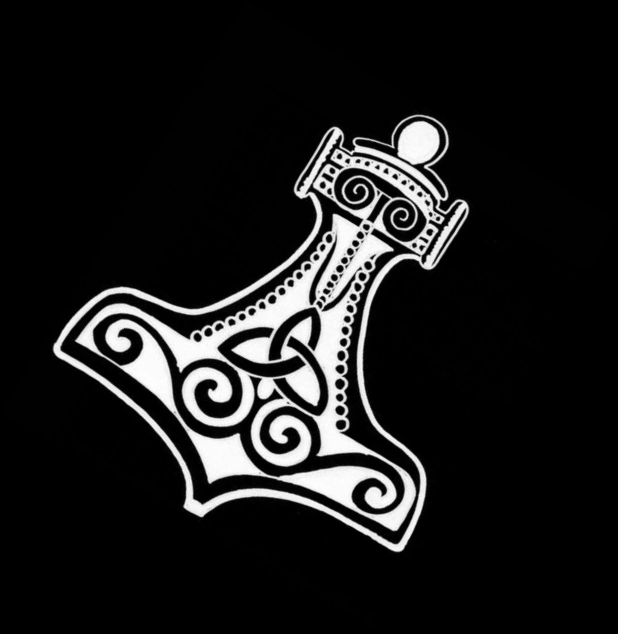
#> input picture samples/hammer.jpg, 1236 x 1268 px (shown at 1/2 size)
$ python convex-hammer-contour.py
#> lines starting #> are read from the running program, lines starting #| are printed output that depends on the picture; after the words box and inside, x2 and y2 are one past the last pixel; in counts of white or black regions, pixels touching at a corner belong together
### scripts/ch3/helpers.py
import os
from pathlib import Path
import sys

def buildPath (fileName):
    fullPath = Path(os.getcwd(), __file__)
    rootFolderPath = fullPath.parent.parent.parent
    return os.path.join(rootFolderPath, 'samples', fileName)

### scripts/ch3/convex-hammer-contour.py
import cv2
import numpy as np
import helpers

imgPath = helpers.buildPath("hammer.jpg")
img = cv2.imread(imgPath, cv2.IMREAD_UNCHANGED)
#> img is the input picture: shape (1268, 1236, 3); min 0, max 255, mean 27.1
pyrImg = cv2.pyrDown(img)
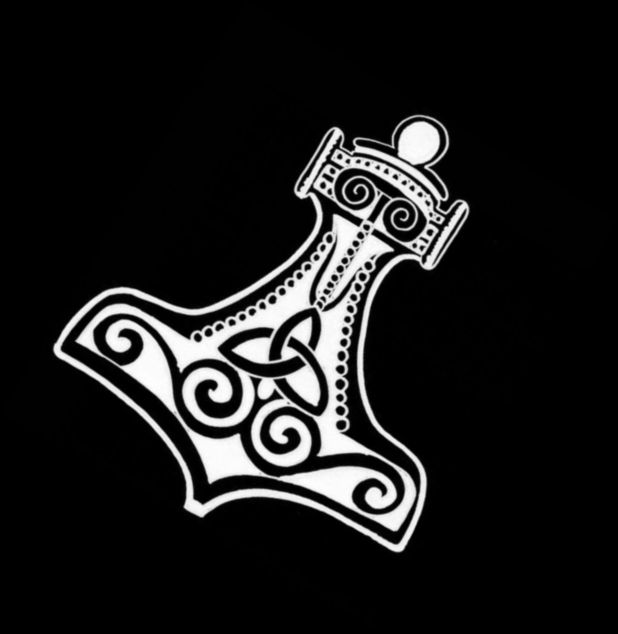
#> pyrImg: shape (634, 618, 3); min 0, max 254, mean 27.1

ret, thresh = cv2.threshold(cv2.cvtColor(pyrImg, cv2.COLOR_BGR2GRAY), 127,
                            255, cv2.THRESH_BINARY)
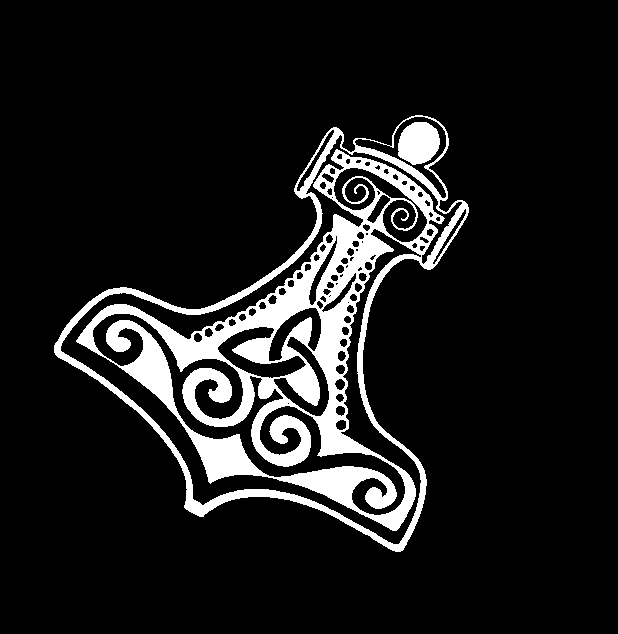
#> thresh: shape (634, 618); 10.9% white; 2 white regions
contours, hier = cv2.findContours(thresh, cv2.RETR_EXTERNAL,
                                  cv2.CHAIN_APPROX_SIMPLE)
#> contours = 1 contour; box (x1, y1, x2, y2) and area: (54, 115, 469, 552) 79134

black = np.zeros_like(img)
for cnt in contours:
    epsilon = 0.01 * cv2.arcLength(cnt, True)
    approx = cv2.approxPolyDP(cnt, epsilon, True)
    hull = cv2.convexHull(cnt)
    cv2.drawContours(black, [cnt], -1, (0, 255, 0), 2)
    cv2.drawContours(black, [approx], -1, (255, 255, 0), 2)
    cv2.drawContours(black, [hull], -1, (0, 0, 255), 2)
#> this loop made 1 pass
#> epsilon on pass 1: 17.48
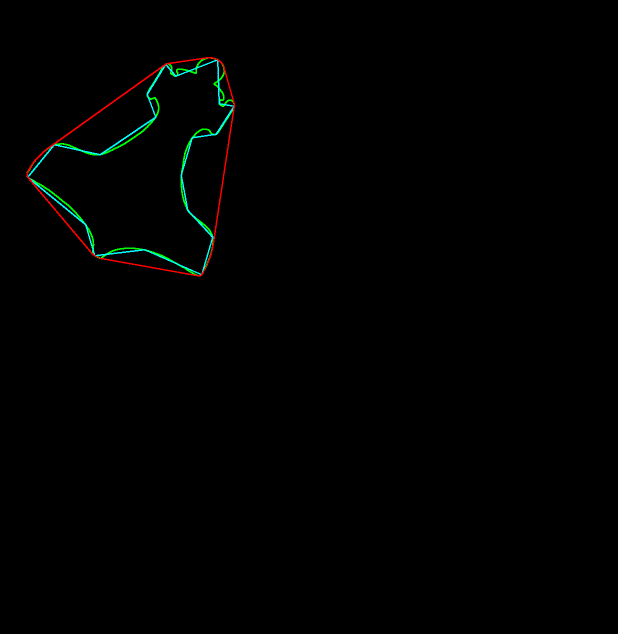
#> black: shape (1268, 1236, 3) (shown at 1/2 size); mean of channels 0, 1, 2 0.7, 1.3, 0.7; drawn as B, G, R

cv2.imshow("hull", black)
cv2.waitKey()
cv2.destroyAllWindows()
